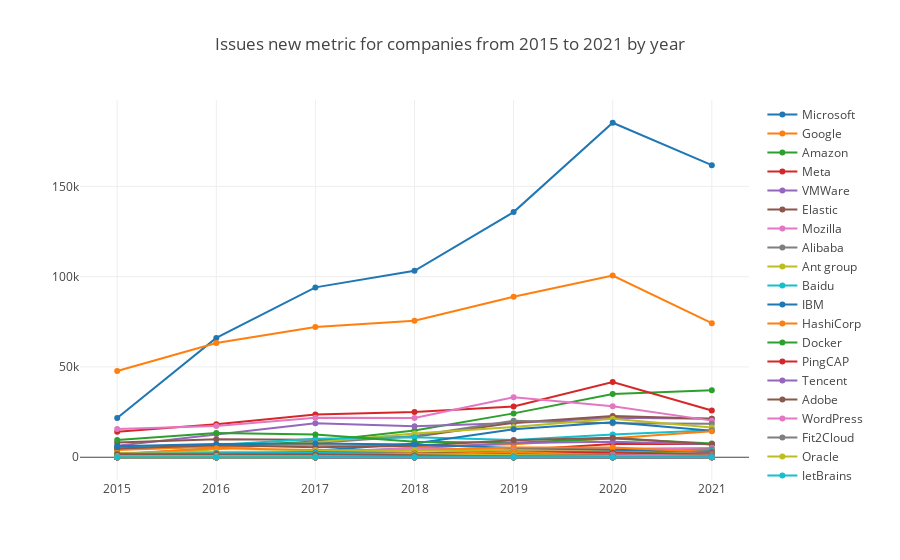

Notebook cell for this chart:
### Markdown cell above
#### Issues New

Issues new is a metric from CHAOSS, refer to https://chaoss.community/metric-issues-new/.

### Code cell
var startYear = 2015, startMonth = 1, endYear = 2021, endMonth = 12, x = [];
for (let y = startYear; y <= endYear; y++) x.push(`${y}`);
openDigger.metric.chaoss.issuesNew({ labelIntersect: ['Company'], startYear, startMonth, endYear, endMonth, groupBy: 'Company', groupTimeRange: 'year', limit: -1, order: 'DESC' }).then(data => {
    console.log(`Issues New metric ratio value for ${data[0].name} is ${JSON.stringify(data[0].ratio)}`);
    openDigger.render.plotly(data.filter(row => row.name != 'Others').map(row => {
        return {
            x,
            y: row.count,
            mode: 'scatter',
            name: row.name
        };
    }), {title: `Issues new metric for companies from ${startYear} to ${endYear} by year`, xaxis: {type: 'category'}});
});

### Figure 1 — Plotly figure (JSON) as saved in the notebook; plotly's stock layout.template omitted (floating-point values rounded to 4 significant figures)
{"data": [{"mode": "scatter", "name": "Microsoft", "x": ["2015", "2016", "2017", "2018", "2019", "2020", "2021"], "y": ["21689", "66085", "94056", "103244", "135739", "185216", "161741"]}, {"mode": "scatter", "name": "Google", "x": ["2015", "2016", "2017", "2018", "2019", "2020", "2021"], "y": ["47761", "63235", "72145", "75606", "88910", "100646", "74262"]}, {"mode": "scatter", "name": "Amazon", "x": ["2015", "2016", "2017", "2018", "2019", "2020", "2021"], "y": ["4400", "5971", "8670", "14785", "24284", "35067", "37047"]}, {"mode": "scatter", "name": "Meta", "x": ["2015", "2016", "2017", "2018", "2019", "2020", "2021"], "y": ["14152", "18226", "23732", "25058", "28067", "41604", "25865"]}, {"mode": "scatter", "name": "VMWare", "x": ["2015", "2016", "2017", "2018", "2019", "2020", "2021"], "y": ["6425", "12825", "18867", "17149", "18916", "21866", "21336"]}, {"mode": "scatter", "name": "Elastic", "x": ["2015", "2016", "2017", "2018", "2019", "2020", "2021"], "y": ["8204", "9974", "9733", "11342", "19149", "22847", "21335"]}, {"mode": "scatter", "name": "Mozilla", "x": ["2015", "2016", "2017", "2018", "2019", "2020", "2021"], "y": ["15665", "17336", "21878", "21763", "33158", "28187", "20275"]}, {"mode": "scatter", "name": "Alibaba", "x": ["2015", "2016", "2017", "2018", "2019", "2020", "2021"], "y": ["1504", "5071", "7838", "11720", "20229", "18810", "18486"]}, {"mode": "scatter", "name": "Ant group", "x": ["2015", "2016", "2017", "2018", "2019", "2020", "2021"], "y": ["576", "4529", "8312", "13157", "16813", "21342", "16533"]}, {"mode": "scatter", "name": "Baidu", "x": ["2015", "2016", "2017", "2018", "2019", "2020", "2021"], "y": ["5560", "6821", "10222", "11136", "9595", "12571", "14901"]}, {"mode": "scatter", "name": "IBM", "x": ["2015", "2016", "2017", "2018", "2019", "2020", "2021"], "y": ["295", "1632", "3656", "7626", "15546", "19380", "14648"]}, {"mode": "scatter", "name": "HashiCorp", "x": ["2015", "2016", "2017", "2018", "2019", "2020", "2021"], "y": ["4017", "5991", "6714", "5772", "7170", "10494", "14418"]}, {"mode": "scatter", "name": "Docker", "x": ["2015", "2016", "2017", "2018", "2019", "2020", "2021"], "y": ["9500", "13364", "12656", "8528", "8024", "10357", "7647"]}, {"mode": "scatter", "name": "PingCAP", "x": ["2015", "2016", "2017", "2018", "2019", "2020", "2021"], "y": ["220", "838", "1504", "1918", "3818", "7316", "7315"]}, {"mode": "scatter", "name": "Tencent", "x": ["2015", "2016", "2017", "2018", "2019", "2020", "2021"], "y": ["75", "699", "3008", "4939", "7850", "8534", "7173"]}, {"mode": "scatter", "name": "Adobe", "x": ["2015", "2016", "2017", "2018", "2019", "2020", "2021"], "y": ["4873", "6641", "5574", "6355", "9452", "10798", "7021"]}, {"mode": "scatter", "name": "WordPress", "x": ["2015", "2016", "2017", "2018", "2019", "2020", "2021"], "y": ["190", "389", "2251", "5116", "3885", "4737", "5160"]}, {"mode": "scatter", "name": "Fit2Cloud", "x": ["2015", "2016", "2017", "2018", "2019", "2020", "2021"], "y": ["0", "149", "507", "835", "1128", "2739", "4394"]}, {"mode": "scatter", "name": "Oracle", "x": ["2015", "2016", "2017", "2018", "2019", "2020", "2021"], "y": ["917", "1215", "2436", "3735", "4223", "4012", "3605"]}, {"mode": "scatter", "name": "JetBrains", "x": ["2015", "2016", "2017", "2018", "2019", "2020", "2021"], "y": ["486", "725", "1220", "1782", "1743", "2826", "3507"]}, {"mode": "scatter", "name": "Mapbox", "x": ["2015", "2016", "2017", "2018", "2019", "2020", "2021"], "y": ["6031", "7339", "7643", "7100", "5187", "4121", "3179"]}, {"mode": "scatter", "name": "Magento", "x": ["2015", "2016", "2017", "2018", "2019", "2020", "2021"], "y": ["1812", "4957", "3961", "3893", "5409", "5347", "2922"]}, {"mode": "scatter", "name": "Zilliz", "x": ["2015", "2016", "2017", "2018", "2019", "2020", "2021"], "y": ["0", "0", "0", "0", "683", "1921", "2766"]}, {"mode": "scatter", "name": "QingCloud", "x": ["2015", "2016", "2017", "2018", "2019", "2020", "2021"], "y": ["1", "20", "172", "231", "1729", "2240", "2530"]}, {"mode": "scatter", "name": "Huawei", "x": ["2015", "2016", "2017", "2018", "2019", "2020", "2021"], "y": ["13", "40", "439", "332", "1294", "1693", "2318"]}, {"mode": "scatter", "name": "Cloudbees", "x": ["2015", "2016", "2017", "2018", "2019", "2020", "2021"], "y": ["842", "1589", "1601", "1792", "2131", "2631", "2147"]}, {"mode": "scatter", "name": "JD", "x": ["2015", "2016", "2017", "2018", "2019", "2020", "2021"], "y": ["0", "0", "9", "1712", "3709", "2750", "1850"]}, {"mode": "scatter", "name": "SphereEx", "x": ["2015", "2016", "2017", "2018", "2019", "2020", "2021"], "y": ["0", "177", "269", "580", "1236", "1714", "1794"]}, {"mode": "scatter", "name": "Netflix", "x": ["2015", "2016", "2017", "2018", "2019", "2020", "2021"], "y": ["2298", "2952", "3483", "3719", "3241", "2887", "1679"]}, {"mode": "scatter", "name": "ByteDance", "x": ["2015", "2016", "2017", "2018", "2019", "2020", "2021"], "y": ["0", "15", "0", "43", "305", "645", "1573"]}, {"mode": "scatter", "name": "Pivotal", "x": ["2015", "2016", "2017", "2018", "2019", "2020", "2021"], "y": ["1425", "2175", "2808", "2167", "1502", "1597", "1565"]}, {"mode": "scatter", "name": "Odoo", "x": ["2015", "2016", "2017", "2018", "2019", "2020", "2021"], "y": ["2194", "1575", "1757", "2239", "2063", "1957", "1541"]}, {"mode": "scatter", "name": "Youzan", "x": ["2015", "2016", "2017", "2018", "2019", "2020", "2021"], "y": ["0", "28", "504", "1809", "3015", "2760", "1533"]}, {"mode": "scatter", "name": "Postman", "x": ["2015", "2016", "2017", "2018", "2019", "2020", "2021"], "y": ["581", "1301", "1648", "1858", "2598", "2323", "1511"]}, {"mode": "scatter", "name": "Jina AI", "x": ["2015", "2016", "2017", "2018", "2019", "2020", "2021"], "y": ["0", "0", "0", "0", "0", "646", "1422"]}, {"mode": "scatter", "name": "Vesoft", "x": ["2015", "2016", "2017", "2018", "2019", "2020", "2021"], "y": ["0", "0", "0", "0", "448", "541", "1377"]}, {"mode": "scatter", "name": "StreamNative", "x": ["2015", "2016", "2017", "2018", "2019", "2020", "2021"], "y": ["0", "40", "208", "366", "941", "1208", "1361"]}, {"mode": "scatter", "name": "Treasure Data", "x": ["2015", "2016", "2017", "2018", "2019", "2020", "2021"], "y": ["252", "466", "665", "910", "1124", "1321", "1307"]}, {"mode": "scatter", "name": "Datafuse Labs", "x": ["2015", "2016", "2017", "2018", "2019", "2020", "2021"], "y": ["0", "0", "0", "0", "0", "0", "1280"]}, {"mode": "scatter", "name": "API7", "x": ["2015", "2016", "2017", "2018", "2019", "2020", "2021"], "y": ["0", "0", "0", "0", "350", "1110", "1177"]}, {"mode": "scatter", "name": "Neo4j", "x": ["2015", "2016", "2017", "2018", "2019", "2020", "2021"], "y": ["816", "1227", "1387", "1134", "1057", "1436", "1132"]}, {"mode": "scatter", "name": "Didi", "x": ["2015", "2016", "2017", "2018", "2019", "2020", "2021"], "y": ["0", "0", "195", "512", "1525", "1290", "1108"]}, {"mode": "scatter", "name": "Salesforce", "x": ["2015", "2016", "2017", "2018", "2019", "2020", "2021"], "y": ["218", "967", "645", "1129", "1550", "1201", "1058"]}, {"mode": "scatter", "name": "EMQ", "x": ["2015", "2016", "2017", "2018", "2019", "2020", "2021"], "y": ["0", "0", "1", "226", "827", "1483", "1040"]}, {"mode": "scatter", "name": "Puppet Labs", "x": ["2015", "2016", "2017", "2018", "2019", "2020", "2021"], "y": ["406", "381", "455", "455", "870", "1120", "1008"]}, {"mode": "scatter", "name": "Redis Labs", "x": ["2015", "2016", "2017", "2018", "2019", "2020", "2021"], "y": ["145", "135", "99", "86", "115", "474", "978"]}, {"mode": "scatter", "name": "Guojusoft", "x": ["2015", "2016", "2017", "2018", "2019", "2020", "2021"], "y": ["0", "0", "0", "0", "0", "0", "936"]}, {"mode": "scatter", "name": "DCloud", "x": ["2015", "2016", "2017", "2018", "2019", "2020", "2021"], "y": ["93", "117", "113", "230", "1156", "1239", "887"]}, {"mode": "scatter", "name": "Databricks", "x": ["2015", "2016", "2017", "2018", "2019", "2020", "2021"], "y": ["426", "890", "639", "742", "1072", "852", "784"]}, {"mode": "scatter", "name": "StarRocks", "x": ["2015", "2016", "2017", "2018", "2019", "2020", "2021"], "y": ["0", "0", "0", "0", "0", "0", "756"]}, {"mode": "scatter", "name": "JFrog", "x": ["2015", "2016", "2017", "2018", "2019", "2020", "2021"], "y": ["70", "141", "232", "379", "550", "705", "753"]}, {"mode": "scatter", "name": "Deepin", "x": ["2015", "2016", "2017", "2018", "2019", "2020", "2021"], "y": ["37", "321", "716", "1442", "3001", "931", "741"]}, {"mode": "scatter", "name": "Rapid7", "x": ["2015", "2016", "2017", "2018", "2019", "2020", "2021"], "y": ["768", "915", "989", "953", "916", "1098", "709"]}, {"mode": "scatter", "name": "TAOS Data", "x": ["2015", "2016", "2017", "2018", "2019", "2020", "2021"], "y": ["0", "0", "0", "0", "699", "1080", "697"]}, {"mode": "scatter", "name": "Juejin", "x": ["2015", "2016", "2017", "2018", "2019", "2020", "2021"], "y": ["70", "598", "1578", "1348", "882", "578", "667"]}, {"mode": "scatter", "name": "Segment", "x": ["2015", "2016", "2017", "2018", "2019", "2020", "2021"], "y": ["849", "769", "775", "746", "767", "700", "642"]}, {"mode": "scatter", "name": "Xiaomi", "x": ["2015", "2016", "2017", "2018", "2019", "2020", "2021"], "y": ["106", "111", "711", "703", "1233", "1589", "607"]}, {"mode": "scatter", "name": "Netease", "x": ["2015", "2016", "2017", "2018", "2019", "2020", "2021"], "y": ["195", "191", "262", "936", "1430", "777", "589"]}, {"mode": "scatter", "name": "WeBank", "x": ["2015", "2016", "2017", "2018", "2019", "2020", "2021"], "y": ["0", "0", "0", "6", "697", "710", "580"]}, {"mode": "scatter", "name": "PayPal", "x": ["2015", "2016", "2017", "2018", "2019", "2020", "2021"], "y": ["1972", "2014", "2324", "1662", "963", "564", "533"]}, {"mode": "scatter", "name": "Alluxio", "x": ["2015", "2016", "2017", "2018", "2019", "2020", "2021"], "y": ["0", "15", "165", "235", "642", "370", "513"]}, {"mode": "scatter", "name": "Merico", "x": ["2015", "2016", "2017", "2018", "2019", "2020", "2021"], "y": ["0", "0", "0", "0", "0", "0", "494"]}, {"mode": "scatter", "name": "Matrix Origin", "x": ["2015", "2016", "2017", "2018", "2019", "2020", "2021"], "y": ["0", "0", "0", "0", "0", "0", "480"]}, {"mode": "scatter", "name": "MongoDB", "x": ["2015", "2016", "2017", "2018", "2019", "2020", "2021"], "y": ["267", "525", "274", "227", "330", "476", "478"]}, {"mode": "scatter", "name": "Taichi", "x": ["2015", "2016", "2017", "2018", "2019", "2020", "2021"], "y": ["0", "0", "0", "0", "0", "662", "460"]}, {"mode": "scatter", "name": "Liferay", "x": ["2015", "2016", "2017", "2018", "2019", "2020", "2021"], "y": ["353", "314", "334", "731", "1221", "1029", "427"]}, {"mode": "scatter", "name": "ThinkPHP", "x": ["2015", "2016", "2017", "2018", "2019", "2020", "2021"], "y": ["41", "600", "417", "514", "599", "463", "357"]}, {"mode": "scatter", "name": "JuiceData", "x": ["2015", "2016", "2017", "2018", "2019", "2020", "2021"], "y": ["0", "0", "0", "6", "24", "25", "350"]}, {"mode": "scatter", "name": "Bilibili", "x": ["2015", "2016", "2017", "2018", "2019", "2020", "2021"], "y": ["614", "1845", "1701", "903", "789", "426", "324"]}, {"mode": "scatter", "name": "Yunion", "x": ["2015", "2016", "2017", "2018", "2019", "2020", "2021"], "y": ["0", "0", "0", "0", "16", "62", "289"]}, {"mode": "scatter", "name": "CTrip", "x": ["2015", "2016", "2017", "2018", "2019", "2020", "2021"], "y": ["3", "52", "255", "723", "982", "537", "273"]}, {"mode": "scatter", "name": "360", "x": ["2015", "2016", "2017", "2018", "2019", "2020", "2021"], "y": ["298", "637", "1451", "1111", "1066", "809", "266"]}, {"mode": "scatter", "name": "OpenResty", "x": ["2015", "2016", "2017", "2018", "2019", "2020", "2021"], "y": ["286", "638", "525", "392", "451", "403", "261"]}, {"mode": "scatter", "name": "Oneflow", "x": ["2015", "2016", "2017", "2018", "2019", "2020", "2021"], "y": ["0", "0", "0", "0", "0", "193", "257"]}, {"mode": "scatter", "name": "Timecho", "x": ["2015", "2016", "2017", "2018", "2019", "2020", "2021"], "y": ["0", "0", "0", "0", "0", "145", "254"]}, {"mode": "scatter", "name": "Cloudera", "x": ["2015", "2016", "2017", "2018", "2019", "2020", "2021"], "y": ["551", "375", "304", "193", "267", "229", "235"]}, {"mode": "scatter", "name": "Chatopera", "x": ["2015", "2016", "2017", "2018", "2019", "2020", "2021"], "y": ["0", "0", "0", "155", "116", "176", "234"]}, {"mode": "scatter", "name": "Fastly", "x": ["2015", "2016", "2017", "2018", "2019", "2020", "2021"], "y": ["49", "70", "32", "48", "154", "110", "233"]}, {"mode": "scatter", "name": "Meituan", "x": ["2015", "2016", "2017", "2018", "2019", "2020", "2021"], "y": ["175", "151", "523", "1643", "1220", "564", "213"]}, {"mode": "scatter", "name": "Instructure", "x": ["2015", "2016", "2017", "2018", "2019", "2020", "2021"], "y": ["182", "273", "250", "302", "164", "362", "201"]}, {"mode": "scatter", "name": "Megvii", "x": ["2015", "2016", "2017", "2018", "2019", "2020", "2021"], "y": ["0", "0", "0", "0", "0", "108", "183"]}, {"mode": "scatter", "name": "Alfresco", "x": ["2015", "2016", "2017", "2018", "2019", "2020", "2021"], "y": ["172", "1049", "603", "220", "401", "212", "178"]}, {"mode": "scatter", "name": "Kaltura", "x": ["2015", "2016", "2017", "2018", "2019", "2020", "2021"], "y": ["306", "387", "268", "247", "207", "246", "162"]}, {"mode": "scatter", "name": "RT-Thread", "x": ["2015", "2016", "2017", "2018", "2019", "2020", "2021"], "y": ["40", "25", "48", "149", "186", "191", "148"]}, {"mode": "scatter", "name": "KodeRover", "x": ["2015", "2016", "2017", "2018", "2019", "2020", "2021"], "y": ["0", "0", "0", "0", "0", "0", "125"]}, {"mode": "scatter", "name": "Couchbase", "x": ["2015", "2016", "2017", "2018", "2019", "2020", "2021"], "y": ["1662", "1857", "1725", "1156", "386", "137", "119"]}, {"mode": "scatter", "name": "Varnish", "x": ["2015", "2016", "2017", "2018", "2019", "2020", "2021"], "y": ["115", "457", "252", "224", "140", "138", "103"]}, {"mode": "scatter", "name": "Goodrain", "x": ["2015", "2016", "2017", "2018", "2019", "2020", "2021"], "y": ["0", "0", "23", "226", "315", "116", "95"]}, {"mode": "scatter", "name": "Mulesoft", "x": ["2015", "2016", "2017", "2018", "2019", "2020", "2021"], "y": ["590", "667", "372", "174", "131", "109", "76"]}, {"mode": "scatter", "name": "Sourcefire", "x": ["2015", "2016", "2017", "2018", "2019", "2020", "2021"], "y": ["0", "0", "0", "12", "38", "36", "74"]}, {"mode": "scatter", "name": "RedHat", "x": ["2015", "2016", "2017", "2018", "2019", "2020", "2021"], "y": ["0", "0", "0", "90", "74", "164", "72"]}, {"mode": "scatter", "name": "Terminus", "x": ["2015", "2016", "2017", "2018", "2019", "2020", "2021"], "y": ["0", "0", "0", "0", "0", "0", "60"]}, {"mode": "scatter", "name": "Talend", "x": ["2015", "2016", "2017", "2018", "2019", "2020", "2021"], "y": ["0", "85", "109", "22", "9", "29", "56"]}, {"mode": "scatter", "name": "Qunar", "x": ["2015", "2016", "2017", "2018", "2019", "2020", "2021"], "y": ["0", "0", "0", "13", "202", "54", "47"]}, {"mode": "scatter", "name": "Vipshop", "x": ["2015", "2016", "2017", "2018", "2019", "2020", "2021"], "y": ["4", "91", "316", "401", "350", "127", "46"]}, {"mode": "scatter", "name": "Nicira", "x": ["2015", "2016", "2017", "2018", "2019", "2020", "2021"], "y": ["62", "57", "57", "94", "62", "20", "36"]}, {"mode": "scatter", "name": "Bytebase", "x": ["2015", "2016", "2017", "2018", "2019", "2020", "2021"], "y": ["0", "0", "0", "0", "0", "0", "34"]}, {"mode": "scatter", "name": "Acquia", "x": ["2015", "2016", "2017", "2018", "2019", "2020", "2021"], "y": ["101", "123", "77", "83", "80", "52", "19"]}, {"mode": "scatter", "name": "Cloud Wise", "x": ["2015", "2016", "2017", "2018", "2019", "2020", "2021"], "y": ["0", "0", "10", "1", "0", "0", "18"]}, {"mode": "scatter", "name": "Douban", "x": ["2015", "2016", "2017", "2018", "2019", "2020", "2021"], "y": ["87", "153", "104", "42", "23", "43", "17"]}, {"mode": "scatter", "name": "Pentaho", "x": ["2015", "2016", "2017", "2018", "2019", "2020", "2021"], "y": ["33", "39", "48", "37", "27", "38", "14"]}, {"mode": "scatter", "name": "GAAS", "x": ["2015", "2016", "2017", "2018", "2019", "2020", "2021"], "y": ["0", "0", "0", "0", "130", "65", "9"]}, {"mode": "scatter", "name": "ZStack", "x": ["2015", "2016", "2017", "2018", "2019", "2020", "2021"], "y": ["0", "0", "43", "17", "16", "16", "9"]}, {"mode": "scatter", "name": "DataCanvas", "x": ["2015", "2016", "2017", "2018", "2019", "2020", "2021"], "y": ["0", "0", "0", "0", "0", "0", "7"]}, {"mode": "scatter", "name": "Galaxy Future", "x": ["2015", "2016", "2017", "2018", "2019", "2020", "2021"], "y": ["0", "0", "0", "0", "0", "0", "7"]}, {"mode": "scatter", "name": "Linux China", "x": ["2015", "2016", "2017", "2018", "2019", "2020", "2021"], "y": ["23", "21", "192", "101", "24", "10", "7"]}, {"mode": "scatter", "name": "SequoiaDB", "x": ["2015", "2016", "2017", "2018", "2019", "2020", "2021"], "y": ["1", "4", "0", "47", "77", "8", "6"]}, {"mode": "scatter", "name": "EasyCorp", "x": ["2015", "2016", "2017", "2018", "2019", "2020", "2021"], "y": ["0", "0", "0", "0", "0", "0", "2"]}, {"mode": "scatter", "name": "ForgeRock", "x": ["2015", "2016", "2017", "2018", "2019", "2020", "2021"], "y": ["1", "0", "1"]}, {"mode": "scatter", "name": "EnterpriseDB", "x": ["2015", "2016", "2017", "2018", "2019", "2020", "2021"], "y": ["5", "0", "5", "4", "2", "1", "1"]}], "layout": {"autosize": true, "title": {"text": "Issues new metric for companies from 2015 to 2021 by year"}, "xaxis": {"autorange": true, "range": [-0.3607, 6.361], "type": "category"}, "yaxis": {"autorange": true, "range": [-15280.0, 200500.0], "type": "linear"}}}
